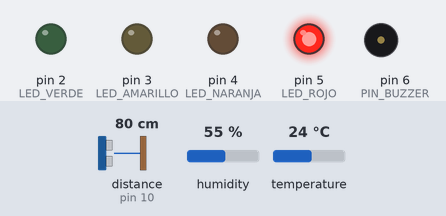
The sketch below on a simulated Arduino Uno, built with avr-gcc and run on an emulated ATmega328P. Parts: output pins drawn as LEDs (lit = HIGH), buzzer (waves = sounding). Wiring (from diagram.json): ultrasonic range finder: trigger pin 9; echo pin 10. The test bench sets the inputs (shaded band); at power-on: distance to the obstacle (sensor on pin 10) 80 cm, temperature 24 °C, humidity 55 %. The echo pulse lasts 58.3 µs per cm; pins used as bus, display or sensor lines are not drawn; what the sketch prints to the serial monitor is not drawn.

Above: at 2.8 s.
2.9 s: distance to the obstacle (sensor on pin 10) set to 110 cm
At 4.53 s:
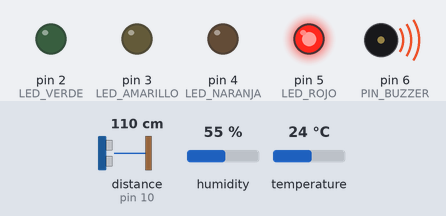
9.5 s: distance to the obstacle (sensor on pin 10) set to 120 cm
At 15.4 s:
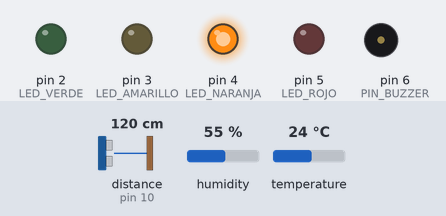
17.9 s: distance to the obstacle (sensor on pin 10) set to 211 cm
27.5 s: distance to the obstacle (sensor on pin 10) set to 217 cm
At 33.1 s:
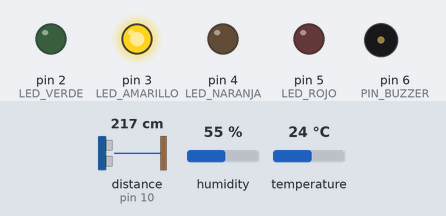
33.8 s: temperature set to 19 °C
41.8 s: temperature set to 17.4 °C
At 43.7 s:
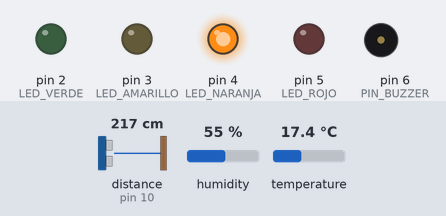
Timing chart, 0 to 49.0 s (numbered marks = the images above; inputs shaded):
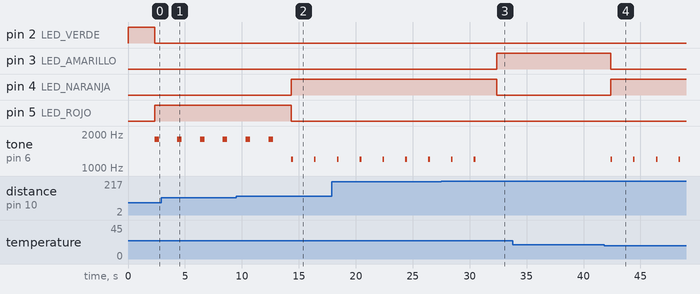

Measured:
- the behaviour switches between 114 and 115 cm on distance to the obstacle (sensor on pin 10) (found by bisection; images 1 and 2)
- the behaviour switches between 213 and 214 cm on distance to the obstacle (sensor on pin 10) (found by bisection; images 2 and 3)
- the behaviour switches between 18.2 and 18.1 °C on temperature (found by bisection; images 3 and 4)
- after the input at 9.5 s, pin 4 (LED_NARANJA): LOW → HIGH after 4.8 s; pin 5 (LED_ROJO): HIGH → LOW after 4.8 s
- after the input at 27.5 s, pin 3 (LED_AMARILLO): LOW → HIGH after 4.9 s; pin 4 (LED_NARANJA): HIGH → LOW after 4.9 s
- after the input at 33.8 s, every drawn part: stays the same
- after the input at 41.8 s, pin 3 (LED_AMARILLO): HIGH → LOW after 0.57 s; pin 4 (LED_NARANJA): LOW → HIGH after 0.57 s; tone on pin 6 (PIN_BUZZER): alternates 1200 Hz for 0.15 s and silent for 1.8 s, starting after 0.57 s
- by itself, tone on pin 6 (PIN_BUZZER): alternates 1200 Hz for 0.15 s and silent for 1.8 s

The sketch:

sketch.ino
```cpp
/*
  SAM-Magangué · Nodo de medición E1 (prototipo en Wokwi)
  Proyecto de Ingeniería I · UNAD · Grupo 62 · William Enrique Paba Ruenes

  Arduino Uno + sensor ultrasónico HC-SR04 + DHT22 (temperatura del aire).
  El sensor se monta en el puente o muelle a la cota H_MONTAJE y mide la distancia
  hasta la superficie del agua. Nivel del río: h = H_MONTAJE - d.

  Bloques de la Etapa 3 que implementa:
    E1  lectura del nivel h(t)
    P1  validación: mediana de 5 ecos, rango físico y salto máximo
    P2  tasa de cambio dh/dt, tiempo hasta cada umbral y semáforo local
    S   LEDs verde/amarillo/naranja/rojo, zumbador y trama JSON por Serial
        (la trama es la que recibe la API de ingesta del simulador web)

  En Wokwi, haga clic en el HC-SR04 y mueva el control "distance" para simular
  la creciente. Cada cm del simulador representa 1 cm real (rango útil 2–400 cm),
  por eso el sensor se monta a 11,0 m: cubre niveles de 7,0 m a 10,98 m,
  que incluyen las cotas de alerta de 8, 9 y 10 m.
*/
#include <DHT.h>

// ---------- Pines ----------
const uint8_t PIN_TRIG = 9;
const uint8_t PIN_ECHO = 10;
const uint8_t PIN_DHT  = 7;
const uint8_t LED_VERDE = 2, LED_AMARILLO = 3, LED_NARANJA = 4, LED_ROJO = 5;
const uint8_t PIN_BUZZER = 6;

// ---------- Parámetros de diseño (Tabla 4, Etapa 3) ----------
const float H_MONTAJE = 11.00;               // cota del sensor [m]
const float U_AM = 8.0, U_NA = 9.0, U_RO = 10.0; // umbrales [m]
const float T_MIN_H = 6.0;                   // anticipación mínima [h]
const float SALTO_MAX = 0.50;                // salto máximo entre lecturas [m]
const float HISTERESIS = 0.15;               // [m]

// En la estación real se lee cada 10 min. En simulación cada 2 s,
// y cada lectura representa 10 min de tiempo del río (factor de escala).
const unsigned long PERIODO_MS = 2000;
const float MIN_POR_LECTURA = 10.0;

DHT dht(PIN_DHT, DHT22);

const uint8_t VENTANA = 6;                   // 6 lecturas = 1 h
float historial[VENTANA];
uint8_t nHist = 0;
float ultimoValido = NAN;
float candidato = NAN;                       // posible nuevo nivel tras un salto
uint8_t nSaltos = 0;
uint8_t nivelAlerta = 0;                     // 0 verde, 1 amarilla, 2 naranja, 3 roja
uint8_t cuentaBajada = 0;
unsigned long nLectura = 0, nDescartes = 0;

// Una medición: duración del eco en microsegundos
unsigned long medirEcoUs() {
  digitalWrite(PIN_TRIG, LOW);  delayMicroseconds(2);
  digitalWrite(PIN_TRIG, HIGH); delayMicroseconds(10);
  digitalWrite(PIN_TRIG, LOW);
  return pulseIn(PIN_ECHO, HIGH, 30000UL);   // 0 si no hay eco (> ~5 m)
}

// Mediana de 5 ecos para descartar rebotes (P1)
unsigned long medianaEco() {
  unsigned long v[5];
  for (uint8_t i = 0; i < 5; i++) { v[i] = medirEcoUs(); delay(60); }
  for (uint8_t i = 1; i < 5; i++) {          // ordenamiento por inserción
    unsigned long x = v[i]; int8_t j = i - 1;
    while (j >= 0 && v[j] > x) { v[j + 1] = v[j]; j--; }
    v[j + 1] = x;
  }
  return v[2];
}

void semaforo(uint8_t n) {
  digitalWrite(LED_VERDE,    n == 0);
  digitalWrite(LED_AMARILLO, n == 1);
  digitalWrite(LED_NARANJA,  n == 2);
  digitalWrite(LED_ROJO,     n == 3);
  if (n >= 2) tone(PIN_BUZZER, n == 3 ? 1800 : 1200, n == 3 ? 400 : 150);
}

float horasHasta(float u, float h, float v) {
  if (h >= u) return 0;
  if (v <= 0) return INFINITY;
  return (u - h) / v;
}

void setup() {
  Serial.begin(115200);
  pinMode(PIN_TRIG, OUTPUT); pinMode(PIN_ECHO, INPUT);
  pinMode(LED_VERDE, OUTPUT); pinMode(LED_AMARILLO, OUTPUT);
  pinMode(LED_NARANJA, OUTPUT); pinMode(LED_ROJO, OUTPUT);
  pinMode(PIN_BUZZER, OUTPUT);
  dht.begin();
  semaforo(0);
  Serial.println(F("SAM-Magangue nodo E1 listo. Montaje a 11,00 m. Umbrales 8/9/10 m."));
}

void loop() {
  static unsigned long t0 = 0;
  if (millis() - t0 < PERIODO_MS) return;
  t0 = millis();
  nLectura++;

  // Temperatura del aire para corregir la velocidad del sonido
  float T = dht.readTemperature();
  if (isnan(T)) T = 30.0;                    // valor típico de Magangué si falla el DHT22
  float c = 331.3 + 0.606 * T;               // [m/s]

  unsigned long eco = medianaEco();
  float d = (eco > 0) ? (c * eco * 1e-6) / 2.0 : NAN;   // distancia [m]
  float hCrudo = isnan(d) ? NAN : H_MONTAJE - d;

  // P1: validación
  const char* estado = "ok";
  bool valido = true;
  if (isnan(hCrudo))                          { valido = false; estado = "sin_eco"; }
  else if (hCrudo < 0 || hCrudo > 15)         { valido = false; estado = "fuera_de_rango"; }
  else if (!isnan(ultimoValido) && fabs(hCrudo - ultimoValido) > SALTO_MAX) {
    // un pico aislado se descarta; si 3 lecturas seguidas coinciden, el cambio es real
    if (!isnan(candidato) && fabs(hCrudo - candidato) <= SALTO_MAX && ++nSaltos >= 3) { nSaltos = 0; estado = "resincronizado"; }
    else { if (isnan(candidato) || fabs(hCrudo - candidato) > SALTO_MAX) nSaltos = 1; candidato = hCrudo; valido = false; estado = "salto"; }
  }
  if (valido) { ultimoValido = hCrudo; candidato = NAN; if (strcmp(estado, "ok") == 0) nSaltos = 0; } else nDescartes++;
  float h = ultimoValido;

  // P2: tasa de cambio en la última hora (6 lecturas)
  float dhdt = 0;
  if (!isnan(h)) {
    if (nHist == VENTANA) { for (uint8_t i = 1; i < VENTANA; i++) historial[i - 1] = historial[i]; nHist--; }
    historial[nHist++] = h;
    if (nHist == VENTANA) dhdt = (h - historial[0]) * 60.0 / (MIN_POR_LECTURA * (VENTANA - 1));
  }
  float tAm = horasHasta(U_AM, h, dhdt), tNa = horasHasta(U_NA, h, dhdt), tRo = horasHasta(U_RO, h, dhdt);

  uint8_t objetivo = 0;
  if (h >= U_AM || tAm <= T_MIN_H) objetivo = 1;
  if (h >= U_NA || tNa <= T_MIN_H) objetivo = 2;
  if (h >= U_RO || tRo <= T_MIN_H) objetivo = 3;

  if (objetivo > nivelAlerta) { nivelAlerta = objetivo; cuentaBajada = 0; }
  else if (objetivo < nivelAlerta && dhdt <= 0) {   // solo baja si el río ya no sube
    float umbralActual = (nivelAlerta == 1) ? U_AM : (nivelAlerta == 2) ? U_NA : U_RO;
    if (h < umbralActual - HISTERESIS) { if (++cuentaBajada >= 3) { nivelAlerta = objetivo; cuentaBajada = 0; } }
    else cuentaBajada = 0;
  }
  semaforo(nivelAlerta);

  // S: trama JSON hacia la API de ingesta (P1 del servidor)
  const char* NOM[] = {"verde", "amarilla", "naranja", "roja"};
  Serial.print(F("{\"n\":"));      Serial.print(nLectura);
  Serial.print(F(",\"eco_us\":")); Serial.print(eco);
  Serial.print(F(",\"T_C\":"));    Serial.print(T, 1);
  Serial.print(F(",\"c_ms\":"));   Serial.print(c, 1);
  Serial.print(F(",\"d_m\":"));    if (isnan(d)) Serial.print(F("null")); else Serial.print(d, 3);
  Serial.print(F(",\"h_m\":"));    if (isnan(h)) Serial.print(F("null")); else Serial.print(h, 3);
  Serial.print(F(",\"dhdt_mh\":"));Serial.print(dhdt, 3);
  Serial.print(F(",\"t_naranja_h\":")); if (isinf(tNa)) Serial.print(F("null")); else Serial.print(tNa, 1);
  Serial.print(F(",\"estado\":\"")); Serial.print(estado);
  Serial.print(F("\",\"alerta\":\"")); Serial.print(NOM[nivelAlerta]);
  Serial.print(F("\",\"descartes\":")); Serial.print(nDescartes);
  Serial.println(F("}"));
}
```
